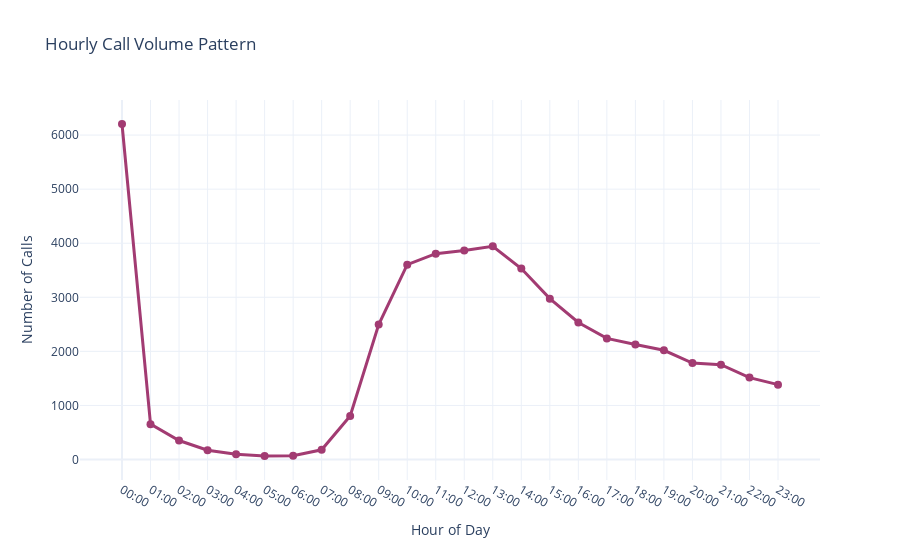

Write notebook code for a chart like this one.
### Markdown cell above
---

## 3. Exploratory Data Analysis

Now that we've validated data quality, let's explore patterns, trends, and insights within the hotline data.

---

### 3.1 Call Volume & Temporal Patterns

**Business Questions:**
- How many calls does the hotline receive daily/weekly/monthly?
- Are there specific days or times with peak call volume?
- Is call volume growing, stable, or declining over time?
- Can we identify seasonal patterns?

**Hypothesis:**
We expect higher call volumes during:
- Business hours (9 AM - 5 PM)
- Weekdays vs weekends
- Certain months (flu season, summer heat emergencies)

### Code cell
hourly = (
working_data.groupby('hour')
.size()
.reset_index(name='call_count'))

fig = px.line(
hourly,
x='hour',
y='call_count',
markers=True,
title= 'Hourly Call Volume Pattern',
labels={'hour': 'Hour of Day', 'call_count': 'Number of Calls'},
color_discrete_sequence=[COLORS['secondary']])

fig.update_layout(
template=PLOTLY_TEMPLATE,
xaxis=dict(tickvals=list(range(24)),
ticktext=[f"{h:02d}:00" for h in range(24)]))
fig.update_traces(line_width=3, marker_size=8)
fig.show()

peak_hour = hourly.loc[hourly['call_count'].idxmax()]
print(f'\n Peak Hour: {int(peak_hour['hour']):02d}:00 → {int(peak_hour['call_count']):,} calls')

### Figure 1 — Plotly figure (JSON) as saved in the notebook; plotly's stock layout.template omitted (floating-point values rounded to 4 significant figures)
{"data": [{"hovertemplate": "Hour of Day=%{x}<br>Number of Calls=%{y}<extra></extra>", "legendgroup": "", "line": {"color": "#A23B72", "dash": "solid", "width": 3}, "marker": {"symbol": "circle", "size": 8}, "mode": "lines+markers", "name": "", "orientation": "v", "showlegend": false, "x": [0, 1, 2, 3, 4, 5, 6, 7, 8, 9, 10, 11, 12, 13, 14, 15, 16, 17, 18, 19, 20, 21, 22, 23], "xaxis": "x", "y": [6205, 654, 351, 172, 99, 65, 71, 179, 804, 2495, 3604, 3806, 3864, 3942, 3531, 2975, 2534, 2240, 2128, 2020, 1784, 1753, 1515, 1385], "yaxis": "y", "type": "scatter"}], "layout": {"xaxis": {"anchor": "y", "domain": [0.0, 1.0], "title": {"text": "Hour of Day"}, "tickvals": [0, 1, 2, 3, 4, 5, 6, 7, 8, 9, 10, 11, 12, 13, 14, 15, 16, 17, 18, 19, 20, 21, 22, 23], "ticktext": ["00:00", "01:00", "02:00", "03:00", "04:00", "05:00", "06:00", "07:00", "08:00", "09:00", "10:00", "11:00", "12:00", "13:00", "14:00", "15:00", "16:00", "17:00", "18:00", "19:00", "20:00", "21:00", "22:00", "23:00"]}, "yaxis": {"anchor": "x", "domain": [0.0, 1.0], "title": {"text": "Number of Calls"}}, "legend": {"tracegroupgap": 0}, "title": {"text": "Hourly Call Volume Pattern"}}}
